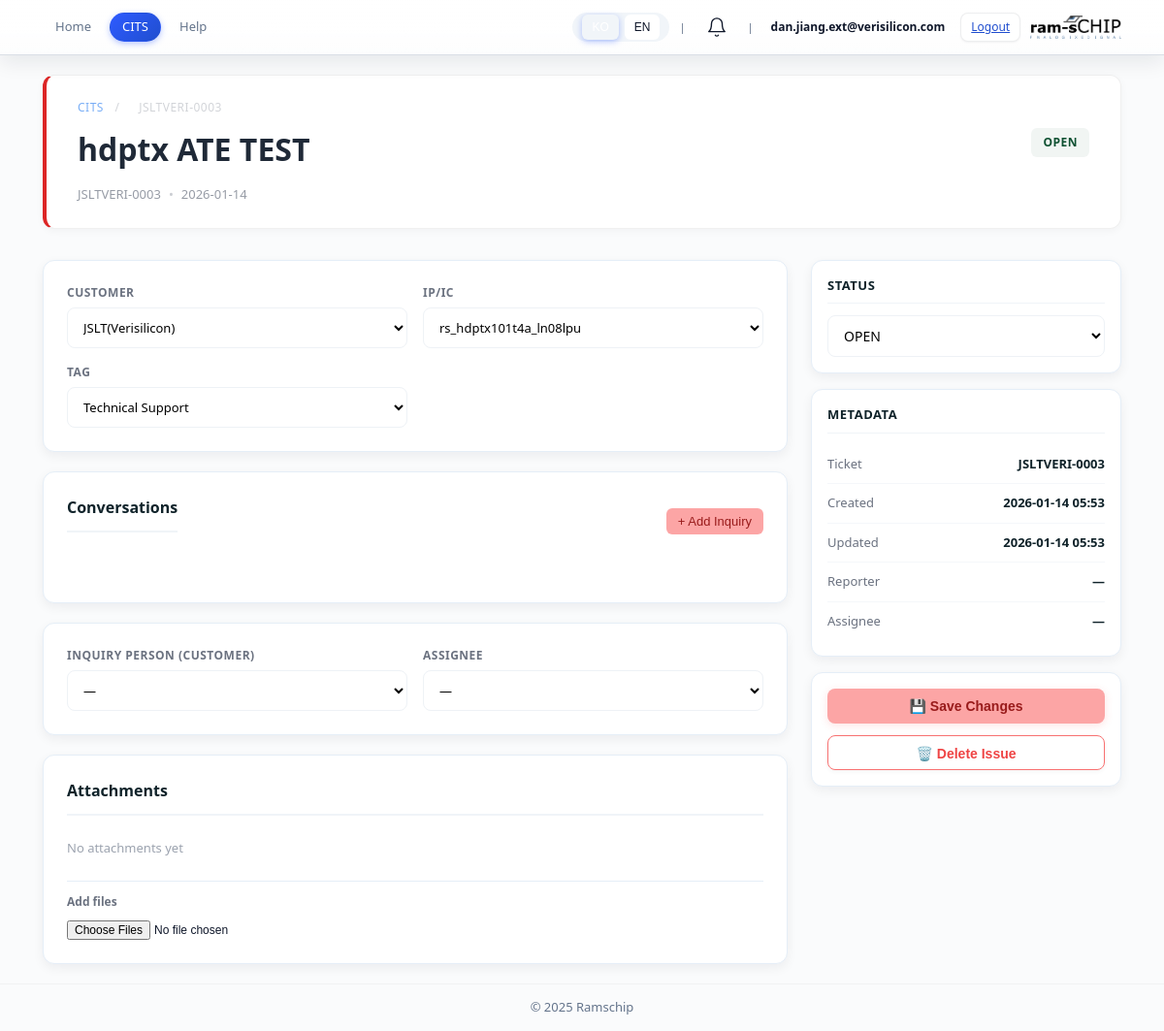
Screenshot of /cits/issue/3 (signed in) with the database file from the repository.
### modules/cits/models.py (models this page shows)
class Customer(Base):
    __tablename__ = "customers"
    id: Mapped[int] = mapped_column(primary_key=True)
    name: Mapped[str] = mapped_column(String(255), unique=True, index=True)
    company: Mapped[str] = mapped_column(String(255), nullable=True)
    email: Mapped[str] = mapped_column(String(255), nullable=True)
    notes: Mapped[str] = mapped_column(Text, nullable=True)
    is_active: Mapped[bool] = mapped_column(default=True)
    created_at: Mapped[datetime] = mapped_column(default=datetime.utcnow)
    updated_at: Mapped[datetime] = mapped_column(default=datetime.utcnow, onupdate=datetime.utcnow)

class CustomerIssue(Base):
    __tablename__ = "customer_issues"
    id: Mapped[int] = mapped_column(primary_key=True)
    ticket_no: Mapped[str] = mapped_column(String(64), unique=True, index=True)
    title: Mapped[str] = mapped_column(String(255))
    description: Mapped[str] = mapped_column(Text, nullable=True)
    status: Mapped[str] = mapped_column(SAEnum(IssueStatusEnum, native_enum=False), default=IssueStatusEnum.OPEN)
    tag: Mapped[str] = mapped_column(SAEnum(IssueTagEnum, native_enum=False), nullable=True)
    customer: Mapped[str] = mapped_column(String(255), nullable=True)
    ip_ic: Mapped[str] = mapped_column(String(128), nullable=True)
    priority: Mapped[str] = mapped_column(String(32), nullable=True)
    reporter: Mapped[str] = mapped_column(String(128), nullable=True)
    assignee: Mapped[str] = mapped_column(String(128), nullable=True)
    attachments: Mapped[str] = mapped_column(String(1000), nullable=True)
    created_at: Mapped[datetime] = mapped_column(default=datetime.utcnow)
    updated_at: Mapped[datetime] = mapped_column(default=datetime.utcnow, onupdate=datetime.utcnow)
    __table_args__ = (
        Index('ix_customer_issues_status', 'status'),
    )

class IP(Base):
    __tablename__ = "ips"
    id: Mapped[int] = mapped_column(primary_key=True)
    customer_id: Mapped[int] = mapped_column(Integer, nullable=False, index=True)
    name: Mapped[str] = mapped_column(String(255), index=True)
    description: Mapped[str] = mapped_column(Text, nullable=True)
    is_active: Mapped[bool] = mapped_column(default=True)
    created_at: Mapped[datetime] = mapped_column(default=datetime.utcnow)
    updated_at: Mapped[datetime] = mapped_column(default=datetime.utcnow, onupdate=datetime.utcnow)

### modules/cits/routes/customer_issue.py (the view)
@router.get('/issue/{issue_id}', response_class=HTMLResponse)
def customer_issue_detail(request: Request, issue_id: int):
    auth_check = ensure_authenticated(request)
    if auth_check:
        return auth_check
    if templates is None:
        return HTMLResponse("<h1>Error: Templates not initialized</h1>")
    db = get_customer_db_sync()
    try:
        issue = db.query(CustomerIssue).filter(CustomerIssue.id == issue_id).first()
        if not issue:
            return HTMLResponse('<h1>Issue not found</h1>', status_code=404)
        disp = []
        if issue.attachments:
            parts = [p for p in issue.attachments.split(',') if p]
            non_prefixed = [p for p in parts if not (p.split('/')[-1].startswith('cits_'))]
            disp = non_prefixed if non_prefixed else parts
        issue.display_attachments = disp
        auth_db = get_auth_db_sync()
        try:
            users_raw = auth_db.query(AuthUser).filter(AuthUser.is_active == True).order_by(AuthUser.english_name).all()
            users = [{'english_name': u.english_name, 'korean_name': getattr(u, 'korean_name', '')} for u in users_raw]
        finally:
            auth_db.close()
        customers = db.query(Customer).filter(Customer.is_active == True).order_by(Customer.name).all()
        customer_ips = {}
        for cust in customers:
            ips = db.query(IP).filter(IP.customer_id == cust.id, IP.is_active == True).all()
            customer_ips[cust.id] = ips
        locale = get_locale(request)
        def t(key: str, *args, **kwargs):
            return i18n_t(key, locale, **kwargs)
        return templates.TemplateResponse('modules/cits/issue_detail.html', {
            'request': request,
            'locale': locale,
            't': t,
            'issue': issue,
            'users': users,
            'customers': customers,
            'customer_ips': customer_ips,
        })
    finally:
        db.close()

### templates/modules/cits/issue_detail.html (shortened to what this page needs)
{% extends "base.html" %}
{% block content %}
<main class="container cits-root">
  <div class="detail-header-hero">
    <div class="hero-breadcrumb">
      <a href="/cits/">CITS</a> <span>/</span> <span>{{ issue.ticket_no }}</span>
    </div>
    <div class="hero-container">
      <div class="hero-title-block">
        <input id="titleInput" class="hero-title-input" value="{{ issue.title|e }}" placeholder="Issue title" />
      </div>
      <div class="hero-status-block">
        <span class="status-badge status-{{ issue.status|lower }}">{{ issue.status }}</span>
      </div>
    </div>
    <div class="hero-meta">
      <span class="meta-item">{{ issue.ticket_no }}</span>
      <span class="meta-separator">•</span>
      <span class="meta-item">{{ issue.created_at.strftime('%Y-%m-%d') if issue.created_at else '—' }}</span>
    </div>
  </div>
  <div class="detail-wrapper">
    <div class="detail-main">
      <section class="content-card">
        <div class="details-grid">
          <div class="detail-field">
            <label>Customer</label>
            <select id="customerSelect" class="form-input" onchange="loadDetailCustomerIPs()">
              {% for c in customers %}
              <option value="{{ c.name }}" {% if issue.customer == c.name %}selected{% endif %}>{{ c.name }}</option>
              {% endfor %}
            </select>
          </div>
          <div class="detail-field">
            <label>IP/IC</label>
            <select id="ipSelect" class="form-input">
              {% if issue.customer and customers %}
                {% for c in customers %}
                  {% if c.name == issue.customer %}
                    {% for ip in customer_ips.get(c.id, []) %}
                    <option value="{{ ip.name }}" {% if issue.ip_ic == ip.name %}selected{% endif %}>{{ ip.name }}</option>
                    {% endfor %}
                  {% endif %}
                {% endfor %}
              {% endif %}
            </select>
          </div>
          <div class="detail-field">
            <label>Tag</label>
            <select id="tagSelect" class="form-input">
              <option value="Technical Support" {% if issue.tag == 'Technical Support' %}selected{% endif %}>Technical Support</option>
            </select>
          </div>
        </div>
      </section>
      <section class="content-card">
        <div class="conv-header">
          <h3 class="card-title">Conversations</h3>
          <button class="btn-add-conv" onclick="addConversation()">+ Add Inquiry</button>
        </div>
        <div id="conversationsList" class="conversations-list">
        </div>
      </section>
      <section class="content-card">
        <div class="details-grid">
          <div class="detail-field">
            <label>Inquiry Person (Customer)</label>
            <select id="reporterSelect" class="form-input">
              <option value="">—</option>
            </select>
          </div>
          <div class="detail-field">
            <label>Assignee</label>
            <select id="assigneeSelect" class="form-input">
              <option value="">—</option>
            </select>
          </div>
        </div>
      </section>
      <section class="content-card">
        <h3 class="card-title">Attachments</h3>
        <div class="attachments-list">
          {% if issue.display_attachments %}
            {% for f in issue.display_attachments %}
              {% set ff = f.strip().replace('\\','/') %}
              {% set fname = ff.split('/')[-1] %}
              <div class="attach-item">
                <span class="attach-icon">📎</span>
                <a href="/{{ ff.lstrip('/') }}" target="_blank" class="attach-link">{{ fname }}</a>
                <button class="btn-remove" onclick="deleteAttachment({{ issue.id }}, '{{ fname }}', this)">Remove</button>
              </div>
            {% endfor %}
          {% else %}
            <p class="no-attachments">No attachments yet</p>
          {% endif %}
        </div>
        <div class="attach-upload">
          <label for="fileInput">Add files</label>
          <input id="fileInput" type="file" multiple />
        </div>
      </section>
    </div>
    <aside class="detail-sidebar">
      <div class="sidebar-card">
        <h4 class="sidebar-title">Status</h4>
        <select id="statusSelect" class="form-input status-select-sidebar">
          <option value="OPEN" {% if issue.status == 'OPEN' %}selected{% endif %}>OPEN</option>
        </select>
      </div>
      <div class="sidebar-card">
        <h4 class="sidebar-title">Metadata</h4>
        <div class="meta-row">
          <span class="meta-label">Ticket</span>
          <span class="meta-value">{{ issue.ticket_no }}</span>
        </div>
        <div class="meta-row">
          <span class="meta-label">Created</span>
          <span class="meta-value">{{ issue.created_at.strftime('%Y-%m-%d %H:%M') if issue.created_at else '—' }}</span>
        </div>
        <div class="meta-row">
          <span class="meta-label">Updated</span>
          <span class="meta-value">{{ issue.updated_at.strftime('%Y-%m-%d %H:%M') if issue.updated_at else '—' }}</span>
        </div>
        <div class="meta-row">
          <span class="meta-label">Reporter</span>
          <span class="meta-value">{{ issue.reporter or '—' }}</span>
        </div>
        <div class="meta-row">
          <span class="meta-label">Assignee</span>
          <span class="meta-value">{{ issue.assignee or '—' }}</span>
        </div>
      </div>
      <div class="sidebar-card sidebar-actions">
        <button class="btn btn-primary btn-full" onclick="saveIssueChanges({{ issue.id }})">💾 Save Changes</button>
        <button class="btn btn-danger btn-full" onclick="deleteIssue({{ issue.id }})">🗑️ Delete Issue</button>
      </div>
    </aside>
  </div>
</main>
{% endblock %}

### templates/base.html (shortened to what this page needs)
<!doctype html>
<html lang="ko">
<head>
  <link rel="stylesheet" href="/static/shared.css" />
  <link rel="stylesheet" href="/static/main.css" />
  <link rel="stylesheet" href="/static/auth.css" />
  <link rel="stylesheet" href="/static/admin_dashboard.css" />
  {% set path = request.url.path %}
  {% if path.startswith('/rpmt') or path.startswith('/admin') %}
  <link rel="stylesheet" href="/static/modules/rpmt/rpmt.css?v=4" />
  {% elif path.startswith('/svit') %}
  <link rel="stylesheet" href="/static/modules/svit/svit.css" />
  {% elif path.startswith('/cits') %}
  <link rel="stylesheet" href="/static/modules/cits/cits.css" />
  {% elif path.startswith('/apqp') %}
  <link rel="stylesheet" href="/static/modules/apqp/apqp.css" />
  {% elif path.startswith('/spec-center') %}
  <link rel="stylesheet" href="/static/modules/spec_center/spec_center.css" />
  {% elif path.startswith('/product-info') %}
  <link rel="stylesheet" href="/static/modules/product_info/product_info.css" />
  {% endif %}
</head>
<body class="bg">
  <header class="app-header header">
    <div class="header-inner">
      <div class="header-left">
        {% if path.startswith('/rpmt') or path.startswith('/admin') or path.startswith('/svit') or path.startswith('/main') or path.startswith('/admin-dashboard') or path.startswith('/apqp') or path.startswith('/spec-center') or path.startswith('/cits') or path.startswith('/profile') or path.startswith('/product-info') %}
        <nav class="nav-links">
          <a href="/" class="nav-link {% if path == '/' %}active{% endif %}">{{ t("common.home") }}</a>
          {% if path.startswith('/rpmt') or path.startswith('/admin') %}
          <a href="/rpmt" class="nav-link {% if path.startswith('/rpmt') or path.startswith('/admin') %}active{% endif %}">{{ t("nav.rpmt") }}</a>
          <a href="/rpmt/weekly" class="nav-link {% if path.startswith('/rpmt/weekly') %}active{% endif %}">{{ t("nav.weekly") }}</a>
          <a href="/rpmt/help" class="nav-link {% if path.startswith('/rpmt/help') %}active{% endif %}">{{ t("common.help") }}</a>
          {% if request.session.get("role") == "Admin" %}
          <a href="/rpmt/admin" class="nav-link {% if path.startswith('/rpmt/admin') or path.startswith('/admin') %}active{% endif %}">⚙️ {{ t("nav.admin", locale) }}</a>
          {% endif %}
          {% elif path.startswith('/apqp') %}
          <a href="/apqp" class="nav-link {% if path.startswith('/apqp') %}active{% endif %}">APQP</a>
          <a href="/apqp/help" class="nav-link {% if path.startswith('/apqp/help') %}active{% endif %}">{{ t("common.help") }}</a>
          {% elif path.startswith('/cits') %}
          <a href="/cits" class="nav-link {% if path.startswith('/cits') %}active{% endif %}">CITS</a>
          <a href="/cits/help" class="nav-link {% if path.startswith('/cits/help') %}active{% endif %}">{{ t("common.help") }}</a>
          {% elif path.startswith('/spec-center') %}
          <a href="/spec-center/" class="nav-link {% if path.startswith('/spec-center') %}active{% endif %}">{{ t("nav.spec_center", locale) }}</a>
          <a href="/spec-center/help" class="nav-link {% if path.startswith('/spec-center/help') %}active{% endif %}">{{ t("common.help") }}</a>
          {% elif path.startswith('/product-info') %}
          <a href="/product-info" class="nav-link {% if path.startswith('/product-info') %}active{% endif %}">{{ t("nav.product_info", locale) }}</a>
          {% elif path.startswith('/main') %}
          <a href="/main" class="nav-link {% if path == '/main' %}active{% endif %}">{{ t("nav.main") }}</a>
          {% if request.session.get("role") == "Admin" %}
          <a href="/main/admin" class="nav-link {% if path == '/main/admin' %}active{% endif %}">⚙️ {{ t("nav.admin", locale) }}</a>
          {% endif %}
          {% endif %}
        </nav>
        {% endif %}
      </div>
      <div class="header-right">
        <div class="lang-selector" role="group" aria-label="Language selector">
          <button onclick="setLanguage('ko')" aria-label="{{ t('common.lang_ko') }}" class="lang-btn {% if request.cookies.get('lang', 'ko') == 'ko' %}active{% endif %}">KO</button>
          <button onclick="setLanguage('en')" aria-label="{{ t('common.lang_en') }}" class="lang-btn {% if request.cookies.get('lang', 'ko') == 'en' %}active{% endif %}">EN</button>
        </div>
        {% if request.session.get("is_authenticated") %}
        <span class="divider">|</span>
        <div class="notification-container">
          <button class="notification-bell" id="notificationBell" aria-label="Notifications" title="{{ t('common.notifications', locale) }}">
            <svg xmlns="http://www.w3.org/2000/svg" viewBox="0 0 24 24" fill="none" stroke="currentColor" stroke-width="2" stroke-linecap="round" stroke-linejoin="round">
              <path d="M18 8A6 6 0 0 0 6 8c0 7-3 9-3 9h18s-3-2-3-9"></path>
              <path d="M13.73 21a2 2 0 0 1-3.46 0"></path>
            </svg>
          </button>
        </div>
        {% endif %}
        {% if request.session.get("is_authenticated") %}
        <span class="divider">|</span>
        <div class="user-info">
          <a href="/profile" class="user-id-link">{{ request.session.get("english_name") }}</a>
          <a href="/auth/logout" class="btn small ghost logout-link">{{ t("common.logout") }}</a>
        </div>
        {% elif request.url.path.startswith('/main') or request.url.path.startswith('/rpmt/admin') or request.url.path.startswith('/svit/admin') %}
        <span class="divider">|</span>
        <a href="/auth/logout" class="btn small ghost logout-link">{{ t("common.logout") }}</a>
        {% endif %}
        <a href="/" class="brand header-logo">
          <img src="/static/ramschip_logo.png" alt="Ramschip" class="logo" />
        </a>
      </div>
    </div>
  </header>
  {% block content %}{% endblock %}
  <footer class="app-footer">
    <div>© {{ now().year if now else 2025 }} Ramschip</div>
  </footer>
</body>
</html>

### rows the page displays
Customer: session.get "dan.jiang.ext@verisilicon.com"
CustomerIssue: ticket_no "JSLTVERI-0003", title "hdptx ATE TEST", status "OPEN", created_at "2026-01-14", customer.name "JSLT(Verisilicon)", ip_ic+customer "rs_hdptx101t4a_ln08lpu", tag "Technical Support", created_at "2026-01-14 05:53", updated_at "2026-01-14 05:53", reporter "—", assignee "—"

### other values shown
{{ t("common.home") }} "Home"
{{ t("common.help") }} "Help"
{{ t("common.logout") }} "Logout"
